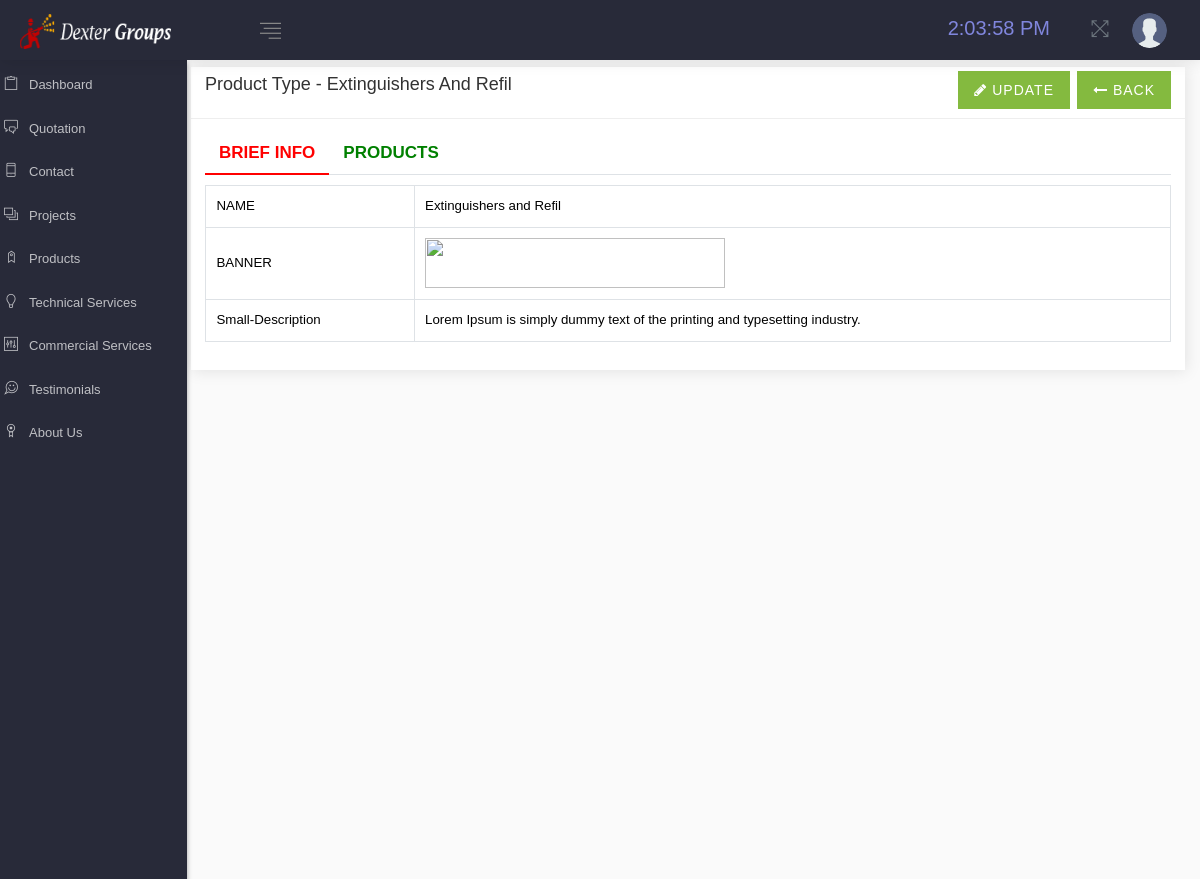
Screenshot of /admin/product-brief.php?id=1 (signed in) with the database file from the repository.
### tables this page shows
CREATE TABLE `product` (
  `pro_id` int(11) UNSIGNED NOT NULL,
  `pro_name` varchar(255) NOT NULL,
  `pro_slug` text NOT NULL,
  `pro_img` text DEFAULT NULL,
  `pro_banner` text DEFAULT NULL,
  `pro_small_desc` text DEFAULT NULL,
  `pro_full_desc` text DEFAULT NULL,
  `pro_status` int(1) NOT NULL DEFAULT 1,
  `pro_create_at` timestamp NOT NULL DEFAULT current_timestamp(),
  `pro_update_at` timestamp NOT NULL DEFAULT current_timestamp() ON UPDATE current_timestamp(),
  `pro_delete_at` timestamp NULL DEFAULT NULL
);

### admin/config/function.php (called while the page is built, shortened)
<?php
function FilterInput($input){
	$input = strip_tags(stripslashes(trim($input)));
	return $input;
}

### admin/product-brief.php (the view, shortened to what this page needs)
<?php include '_auth.php'; ?>
<?php
$id=FilterInput($_GET['id']);
$stmt = $PDO->prepare("SELECT * FROM product WHERE pro_id='$id' AND pro_status<>2");
$stmt->execute();
$data = $stmt->fetch(PDO::FETCH_OBJ);
?>
<!DOCTYPE html>
<html lang="en">
<head>
<?php  include '_header.php'; ?>
</head>
<body>
<?php  include '_menu.php'; ?>
<div class="row">
<div class="col-md-12">
<div class="card card-statistics h-100">
<div class="card-title">
<h5>Product Type - <?= $data->pro_name; ?> <a href="products" class="button x-small pull-right"><i class="fa fa-long-arrow-left"></i> Back</a> <a href="product-update?id=<?php echo $id; ?>" class="button x-small pull-right mx-2"><i class="fa fa-pencil"></i> Update</a></h5></div>
<div class="card-body">
<ul class="nav nav-tabs thmnavtab">
<li class="nav-item"><a class="nav-link active" href="product-brief?id=<?= $data->pro_id; ?>">Brief Info</a></li>
<li class="nav-item"><a class="nav-link" href="products-gallery?id=<?= $data->pro_id; ?>">Products</a></li>
</ul>
<div class="table-responsive">
<table class="table table-hover table-bordered text-left">
<tbody>
<tr>
<td>NAME</td>
<td><?php echo $data->pro_name; ?></td>
</tr>
<tr>
<td>BANNER</td>
<td><img src="../assets/images/products/banner/<?php echo $data->pro_banner; ?>" height="50" width="300"></td>
</tr>
<tr>
<td>Small-Description</td>
<td colspan="3"><?php echo $data->pro_small_desc; ?></td>
</tr>
</tbody>
</table>
</div>
</div>
</div>
</div>
</div>
<?php  include '_footer.php'; ?>
</body>
</html>

### admin/product-brief.php (style rules this page uses)
table.text-left thead tr th, table.text-left tbody tr td { text-align: left!important; }

### rows the page displays
product: pro_name "Extinguishers And Refil", pro_name "Extinguishers and Refil", pro_small_desc "Lorem Ipsum is simply dummy text of the printing and typesetting industry."
